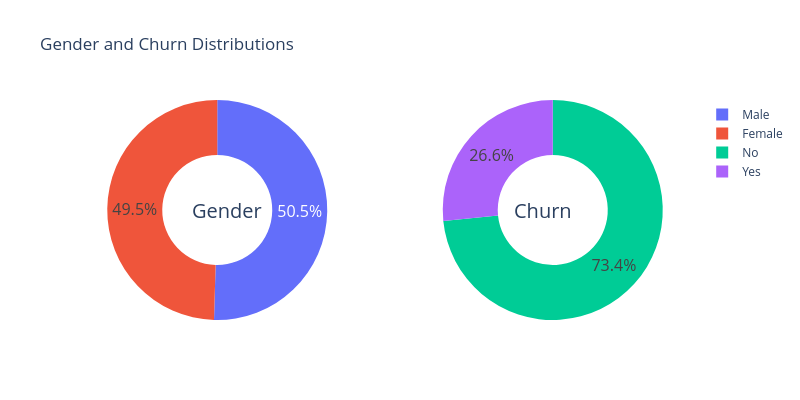

The notebook cell this image was saved under:
### Code cell
g_labels = ['Male', 'Female']
c_labels = ['No', 'Yes']

fig = make_subplots(rows=1, cols=2, specs=[[{'type':'domain'}, {'type':'domain'}]])
fig.add_trace(go.Pie(labels=g_labels, values=df['gender'].value_counts(), name="Gender"), 1, 1)
fig.add_trace(go.Pie(labels=c_labels, values=df['Churn'].value_counts(), name="Churn"), 1, 2)

fig.update_traces(hole=.5, hoverinfo="label+percent+name", textfont_size=16)

fig.update_layout(
    title_text="Gender and Churn Distributions",
    width=800,      
    height=400,
    annotations=[dict(text='Gender', x=0.18, y=0.5, font_size=20, showarrow=False),
                 dict(text='Churn', x=0.81, y=0.5, font_size=20, showarrow=False)])
fig.show()

### Figure 1 — Plotly figure (JSON) as saved in the notebook; plotly's stock layout.template omitted (floating-point values rounded to 4 significant figures)
{"data": [{"domain": {"x": [0, 0.45], "y": [0, 1]}, "hole": 0.5, "hoverinfo": "label+percent+name", "labels": ["Male", "Female"], "name": "Gender", "textfont": {"size": 16}, "type": "pie", "values": [3549, 3483]}, {"domain": {"x": [0.55, 1], "y": [0, 1]}, "hole": 0.5, "hoverinfo": "label+percent+name", "labels": ["No", "Yes"], "name": "Churn", "textfont": {"size": 16}, "type": "pie", "values": [5163, 1869]}], "layout": {"annotations": [{"font": {"size": 20}, "showarrow": false, "text": "Gender", "x": 0.18, "y": 0.5}, {"font": {"size": 20}, "showarrow": false, "text": "Churn", "x": 0.81, "y": 0.5}], "height": 400, "title": {"text": "Gender and Churn Distributions"}, "width": 800}}
